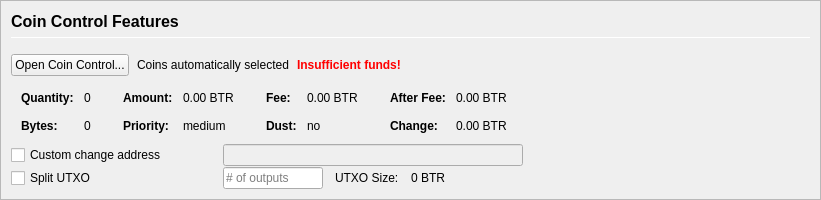
           <widget class="QFrame" name="frameCoinControl">
            <property name="sizePolicy">
             <sizepolicy hsizetype="Expanding" vsizetype="Expanding">
              <horstretch>0</horstretch>
              <verstretch>0</verstretch>
             </sizepolicy>
            </property>
            <property name="maximumSize">
             <size>
              <width>16777215</width>
              <height>16777215</height>
             </size>
            </property>
            <property name="frameShape">
             <enum>QFrame::StyledPanel</enum>
            </property>
            <property name="frameShadow">
             <enum>QFrame::Sunken</enum>
            </property>
            <layout class="QVBoxLayout" name="verticalLayoutCoinControl2">
             <property name="spacing">
              <number>0</number>
             </property>
             <property name="leftMargin">
              <number>0</number>
             </property>
             <property name="topMargin">
              <number>0</number>
             </property>
             <property name="rightMargin">
              <number>0</number>
             </property>
             <property name="bottomMargin">
              <number>0</number>
             </property>
             <item>
              <widget class="QFrame" name="frameCoinControl_BG">
               <layout class="QVBoxLayout" name="verticalLayoutCoinControl" stretch="0,0,0,0,0,0">
                <property name="spacing">
                 <number>1</number>
                </property>
                <property name="leftMargin">
                 <number>10</number>
                </property>
                <property name="topMargin">
                 <number>10</number>
                </property>
                <item>
                 <layout class="QHBoxLayout" name="horizontalLayoutCoinControl1">
                  <property name="bottomMargin">
                   <number>15</number>
                  </property>
                  <item>
                   <layout class="QVBoxLayout" name="verticalLayout_3">
                    <property name="spacing">
                     <number>6</number>
                    </property>
                    <item>
                     <widget class="QLabel" name="labelCoinControlFeatures">
                      <property name="sizePolicy">
                       <sizepolicy hsizetype="Preferred" vsizetype="Maximum">
                        <horstretch>0</horstretch>
                        <verstretch>0</verstretch>
                       </sizepolicy>
                      </property>
                      <property name="minimumSize">
                       <size>
                        <width>0</width>
                        <height>20</height>
                       </size>
                      </property>
                      <property name="font">
                       <font>
                        <pointsize>12</pointsize>
                        <weight>75</weight>
                        <bold>true</bold>
                       </font>
                      </property>
                      <property name="styleSheet">
                       <string notr="true">font-weight:bold;</string>
                      </property>
                      <property name="text">
                       <string>Coin Control Features</string>
                      </property>
                     </widget>
                    </item>
                    <item>
                     <widget class="Line" name="line">
                      <property name="minimumSize">
                       <size>
                        <width>0</width>
                        <height>1</height>
                       </size>
                      </property>
                      <property name="maximumSize">
                       <size>
                        <width>16777215</width>
                        <height>1</height>
                       </size>
                      </property>
                      <property name="orientation">
                       <enum>Qt::Horizontal</enum>
                      </property>
                     </widget>
                    </item>
                   </layout>
                  </item>
                 </layout>
                </item>
                <item>
                 <layout class="QHBoxLayout" name="horizontalLayoutCoinControl2" stretch="0,0,0,0">
                  <property name="spacing">
                   <number>8</number>
                  </property>
                  <property name="bottomMargin">
                   <number>10</number>
                  </property>
                  <item>
                   <widget class="QPushButton" name="pushButtonCoinControl">
                    <property name="styleSheet">
                     <string notr="true"/>
                    </property>
                    <property name="text">
                     <string>Open Coin Control...</string>
                    </property>
                    <property name="autoDefault">
                     <bool>false</bool>
                    </property>
                   </widget>
                  </item>
                  <item>
                   <widget class="QLabel" name="labelCoinControlAutomaticallySelected">
                    <property name="text">
                     <string>Coins automatically selected</string>
                    </property>
                    <property name="margin">
                     <number>5</number>
                    </property>
                   </widget>
                  </item>
                  <item>
                   <widget class="QLabel" name="labelCoinControlInsuffFunds">
                    <property name="font">
                     <font>
                      <weight>75</weight>
                      <bold>true</bold>
                     </font>
                    </property>
                    <property name="styleSheet">
                     <string notr="true">color:red;font-weight:bold;</string>
                    </property>
                    <property name="text">
                     <string>Insufficient funds!</string>
                    </property>
                    <property name="margin">
                     <number>5</number>
                    </property>
                   </widget>
                  </item>
                  <item>
                   <spacer name="horizontalSpacerCoinControl">
                    <property name="orientation">
                     <enum>Qt::Horizontal</enum>
                    </property>
                    <property name="sizeHint" stdset="0">
                     <size>
                      <width>40</width>
                      <height>1</height>
                     </size>
                    </property>
                   </spacer>
                  </item>
                 </layout>
                </item>
                <item>
                 <widget class="QWidget" name="widgetCoinControl" native="true">
                  <property name="sizePolicy">
                   <sizepolicy hsizetype="Preferred" vsizetype="Preferred">
                    <horstretch>0</horstretch>
                    <verstretch>0</verstretch>
                   </sizepolicy>
                  </property>
                  <property name="minimumSize">
                   <size>
                    <width>0</width>
                    <height>0</height>
                   </size>
                  </property>
                  <property name="styleSheet">
                   <string notr="true"/>
                  </property>
                  <layout class="QHBoxLayout" name="horizontalLayoutCoinControl5">
                   <property name="leftMargin">
                    <number>0</number>
                   </property>
                   <property name="topMargin">
                    <number>0</number>
                   </property>
                   <property name="rightMargin">
                    <number>0</number>
                   </property>
                   <property name="bottomMargin">
                    <number>0</number>
                   </property>
                   <item>
                    <layout class="QHBoxLayout" name="horizontalLayoutCoinControl3" stretch="0,0,0,1">
                     <property name="spacing">
                      <number>20</number>
                     </property>
                     <property name="topMargin">
                      <number>0</number>
                     </property>
                     <property name="bottomMargin">
                      <number>10</number>
                     </property>
                     <item>
                      <layout class="QFormLayout" name="formLayoutCoinControl1">
                       <property name="horizontalSpacing">
                        <number>10</number>
                       </property>
                       <property name="verticalSpacing">
                        <number>14</number>
                       </property>
                       <property name="leftMargin">
                        <number>10</number>
                       </property>
                       <property name="topMargin">
                        <number>4</number>
                       </property>
                       <property name="rightMargin">
                        <number>6</number>
                       </property>
                       <item row="0" column="0">
                        <widget class="QLabel" name="labelCoinControlQuantityText">
                         <property name="font">
                          <font>
                           <weight>75</weight>
                           <bold>true</bold>
                          </font>
                         </property>
                         <property name="text">
                          <string>Quantity:</string>
                         </property>
                         <property name="margin">
                          <number>0</number>
                         </property>
                        </widget>
                       </item>
                       <item row="0" column="1">
                        <widget class="QLabel" name="labelCoinControlQuantity">
                         <property name="cursor">
                          <cursorShape>IBeamCursor</cursorShape>
                         </property>
                         <property name="contextMenuPolicy">
                          <enum>Qt::ActionsContextMenu</enum>
                         </property>
                         <property name="text">
                          <string notr="true">0</string>
                         </property>
                         <property name="margin">
                          <number>0</number>
                         </property>
                         <property name="textInteractionFlags">
                          <set>Qt::LinksAccessibleByMouse|Qt::TextSelectableByKeyboard|Qt::TextSelectableByMouse</set>
                         </property>
                        </widget>
                       </item>
                       <item row="1" column="0">
                        <widget class="QLabel" name="labelCoinControlBytesText">
                         <property name="font">
                          <font>
                           <weight>75</weight>
                           <bold>true</bold>
                          </font>
                         </property>
                         <property name="text">
                          <string>Bytes:</string>
                         </property>
                        </widget>
                       </item>
                       <item row="1" column="1">
                        <widget class="QLabel" name="labelCoinControlBytes">
                         <property name="cursor">
                          <cursorShape>IBeamCursor</cursorShape>
                         </property>
                         <property name="contextMenuPolicy">
                          <enum>Qt::ActionsContextMenu</enum>
                         </property>
                         <property name="text">
                          <string notr="true">0</string>
                         </property>
                         <property name="textInteractionFlags">
                          <set>Qt::LinksAccessibleByMouse|Qt::TextSelectableByKeyboard|Qt::TextSelectableByMouse</set>
                         </property>
                        </widget>
                       </item>
                      </layout>
                     </item>
                     <item>
                      <layout class="QFormLayout" name="formLayoutCoinControl2">
                       <property name="horizontalSpacing">
                        <number>10</number>
                       </property>
                       <property name="verticalSpacing">
                        <number>14</number>
                       </property>
                       <property name="leftMargin">
                        <number>6</number>
                       </property>
                       <property name="topMargin">
                        <number>4</number>
                       </property>
                       <property name="rightMargin">
                        <number>6</number>
                       </property>
                       <item row="0" column="0">
                        <widget class="QLabel" name="labelCoinControlAmountText">
                         <property name="font">
                          <font>
                           <weight>75</weight>
                           <bold>true</bold>
                          </font>
                         </property>
                         <property name="text">
                          <string>Amount:</string>
                         </property>
                         <property name="margin">
                          <number>0</number>
                         </property>
                        </widget>
                       </item>
                       <item row="0" column="1">
                        <widget class="QLabel" name="labelCoinControlAmount">
                         <property name="cursor">
                          <cursorShape>IBeamCursor</cursorShape>
                         </property>
                         <property name="contextMenuPolicy">
                          <enum>Qt::ActionsContextMenu</enum>
                         </property>
                         <property name="text">
                          <string notr="true">0.00 BTR</string>
                         </property>
                         <property name="textInteractionFlags">
                          <set>Qt::LinksAccessibleByMouse|Qt::TextSelectableByKeyboard|Qt::TextSelectableByMouse</set>
                         </property>
                        </widget>
                       </item>
                       <item row="1" column="0">
                        <widget class="QLabel" name="labelCoinControlPriorityText">
                         <property name="font">
                          <font>
                           <weight>75</weight>
                           <bold>true</bold>
                          </font>
                         </property>
                         <property name="text">
                          <string>Priority:</string>
                         </property>
                        </widget>
                       </item>
                       <item row="1" column="1">
                        <widget class="QLabel" name="labelCoinControlPriority">
                         <property name="cursor">
                          <cursorShape>IBeamCursor</cursorShape>
                         </property>
                         <property name="contextMenuPolicy">
                          <enum>Qt::ActionsContextMenu</enum>
                         </property>
                         <property name="text">
                          <string>medium</string>
                         </property>
                         <property name="textInteractionFlags">
                          <set>Qt::LinksAccessibleByMouse|Qt::TextSelectableByKeyboard|Qt::TextSelectableByMouse</set>
                         </property>
                        </widget>
                       </item>
                      </layout>
                     </item>
                     <item>
                      <layout class="QFormLayout" name="formLayoutCoinControl3">
                       <property name="horizontalSpacing">
                        <number>10</number>
                       </property>
                       <property name="verticalSpacing">
                        <number>14</number>
                       </property>
                       <property name="leftMargin">
                        <number>6</number>
                       </property>
                       <property name="topMargin">
                        <number>4</number>
                       </property>
                       <property name="rightMargin">
                        <number>6</number>
                       </property>
                       <item row="0" column="0">
                        <widget class="QLabel" name="labelCoinControlFeeText">
                         <property name="font">
                          <font>
                           <weight>75</weight>
                           <bold>true</bold>
                          </font>
                         </property>
                         <property name="text">
                          <string>Fee:</string>
                         </property>
                         <property name="margin">
                          <number>0</number>
                         </property>
                        </widget>
                       </item>
                       <item row="0" column="1">
                        <widget class="QLabel" name="labelCoinControlFee">
                         <property name="cursor">
                          <cursorShape>IBeamCursor</cursorShape>
                         </property>
                         <property name="contextMenuPolicy">
                          <enum>Qt::ActionsContextMenu</enum>
                         </property>
                         <property name="text">
                          <string notr="true">0.00 BTR</string>
                         </property>
                         <property name="textInteractionFlags">
                          <set>Qt::LinksAccessibleByMouse|Qt::TextSelectableByKeyboard|Qt::TextSelectableByMouse</set>
                         </property>
                        </widget>
                       </item>
                       <item row="1" column="0">
                        <widget class="QLabel" name="labelCoinControlLowOutputText">
                         <property name="font">
                          <font>
                           <weight>75</weight>
                           <bold>true</bold>
                          </font>
                         </property>
                         <property name="text">
                          <string>Dust:</string>
                         </property>
                        </widget>
                       </item>
                       <item row="1" column="1">
                        <widget class="QLabel" name="labelCoinControlLowOutput">
                         <property name="cursor">
                          <cursorShape>IBeamCursor</cursorShape>
                         </property>
                         <property name="contextMenuPolicy">
                          <enum>Qt::ActionsContextMenu</enum>
                         </property>
                         <property name="text">
                          <string>no</string>
                         </property>
                         <property name="textInteractionFlags">
                          <set>Qt::LinksAccessibleByMouse|Qt::TextSelectableByKeyboard|Qt::TextSelectableByMouse</set>
                         </property>
                        </widget>
                       </item>
                      </layout>
                     </item>
                     <item>
                      <layout class="QFormLayout" name="formLayoutCoinControl4">
                       <property name="horizontalSpacing">
                        <number>10</number>
                       </property>
                       <property name="verticalSpacing">
                        <number>14</number>
                       </property>
                       <property name="leftMargin">
                        <number>6</number>
                       </property>
                       <property name="topMargin">
                        <number>4</number>
                       </property>
                       <property name="rightMargin">
                        <number>6</number>
                       </property>
                       <item row="0" column="0">
                        <widget class="QLabel" name="labelCoinControlAfterFeeText">
                         <property name="font">
                          <font>
                           <weight>75</weight>
                           <bold>true</bold>
                          </font>
                         </property>
                         <property name="text">
                          <string>After Fee:</string>
                         </property>
                         <property name="margin">
                          <number>0</number>
                         </property>
                        </widget>
                       </item>
                       <item row="0" column="1">
                        <widget class="QLabel" name="labelCoinControlAfterFee">
                         <property name="cursor">
                          <cursorShape>IBeamCursor</cursorShape>
                         </property>
                         <property name="contextMenuPolicy">
                          <enum>Qt::ActionsContextMenu</enum>
                         </property>
                         <property name="text">
                          <string notr="true">0.00 BTR</string>
                         </property>
                         <property name="textInteractionFlags">
                          <set>Qt::LinksAccessibleByMouse|Qt::TextSelectableByKeyboard|Qt::TextSelectableByMouse</set>
                         </property>
                        </widget>
                       </item>
                       <item row="1" column="0">
                        <widget class="QLabel" name="labelCoinControlChangeText">
                         <property name="font">
                          <font>
                           <weight>75</weight>
                           <bold>true</bold>
                          </font>
                         </property>
                         <property name="text">
                          <string>Change:</string>
                         </property>
                        </widget>
                       </item>
                       <item row="1" column="1">
                        <widget class="QLabel" name="labelCoinControlChange">
                         <property name="cursor">
                          <cursorShape>IBeamCursor</cursorShape>
                         </property>
                         <property name="contextMenuPolicy">
                          <enum>Qt::ActionsContextMenu</enum>
                         </property>
                         <property name="text">
                          <string notr="true">0.00 BTR</string>
                         </property>
                         <property name="textInteractionFlags">
                          <set>Qt::LinksAccessibleByMouse|Qt::TextSelectableByKeyboard|Qt::TextSelectableByMouse</set>
                         </property>
                        </widget>
                       </item>
                      </layout>
                     </item>
                    </layout>
                   </item>
                  </layout>
                 </widget>
                </item>
                <item>
                 <layout class="QHBoxLayout" name="horizontalLayoutCoinControl4">
                  <property name="spacing">
                   <number>12</number>
                  </property>
                  <property name="sizeConstraint">
                   <enum>QLayout::SetDefaultConstraint</enum>
                  </property>
                  <property name="topMargin">
                   <number>0</number>
                  </property>
                  <property name="rightMargin">
                   <number>0</number>
                  </property>
                  <item>
                   <widget class="QCheckBox" name="checkBoxCoinControlChange">
                    <property name="sizePolicy">
                     <sizepolicy hsizetype="Preferred" vsizetype="Preferred">
                      <horstretch>0</horstretch>
                      <verstretch>0</verstretch>
                     </sizepolicy>
                    </property>
                    <property name="minimumSize">
                     <size>
                      <width>200</width>
                      <height>0</height>
                     </size>
                    </property>
                    <property name="maximumSize">
                     <size>
                      <width>200</width>
                      <height>16777215</height>
                     </size>
                    </property>
                    <property name="toolTip">
                     <string>If this is activated, but the change address is empty or invalid, change will be sent to a newly generated address.</string>
                    </property>
                    <property name="text">
                     <string>Custom change address</string>
                    </property>
                   </widget>
                  </item>
                  <item>
                   <widget class="QValidatedLineEdit" name="lineEditCoinControlChange">
                    <property name="enabled">
                     <bool>false</bool>
                    </property>
                    <property name="sizePolicy">
                     <sizepolicy hsizetype="Preferred" vsizetype="Preferred">
                      <horstretch>0</horstretch>
                      <verstretch>0</verstretch>
                     </sizepolicy>
                    </property>
                    <property name="minimumSize">
                     <size>
                      <width>300</width>
                      <height>0</height>
                     </size>
                    </property>
                   </widget>
                  </item>
                  <item>
                   <widget class="QLabel" name="labelCoinControlChangeLabel">
                    <property name="sizePolicy">
                     <sizepolicy hsizetype="Preferred" vsizetype="Preferred">
                      <horstretch>0</horstretch>
                      <verstretch>0</verstretch>
                     </sizepolicy>
                    </property>
                    <property name="minimumSize">
                     <size>
                      <width>100</width>
                      <height>0</height>
                     </size>
                    </property>
                    <property name="text">
                     <string/>
                    </property>
                    <property name="margin">
                     <number>3</number>
                    </property>
                   </widget>
                  </item>
                 </layout>
                </item>
                <item>
                 <layout class="QHBoxLayout" name="horizontalLayoutCoinControl6">
                  <property name="spacing">
                   <number>12</number>
                  </property>
                  <property name="rightMargin">
                   <number>0</number>
                  </property>
                  <item>
                   <widget class="QCheckBox" name="splitBlockCheckBox">
                    <property name="sizePolicy">
                     <sizepolicy hsizetype="Preferred" vsizetype="Preferred">
                      <horstretch>0</horstretch>
                      <verstretch>0</verstretch>
                     </sizepolicy>
                    </property>
                    <property name="minimumSize">
                     <size>
                      <width>200</width>
                      <height>0</height>
                     </size>
                    </property>
                    <property name="maximumSize">
                     <size>
                      <width>200</width>
                      <height>16777215</height>
                     </size>
                    </property>
                    <property name="text">
                     <string>Split UTXO</string>
                    </property>
                   </widget>
                  </item>
                  <item>
                   <widget class="QLineEdit" name="splitBlockLineEdit">
                    <property name="sizePolicy">
                     <sizepolicy hsizetype="Preferred" vsizetype="Preferred">
                      <horstretch>50</horstretch>
                      <verstretch>0</verstretch>
                     </sizepolicy>
                    </property>
                    <property name="minimumSize">
                     <size>
                      <width>100</width>
                      <height>0</height>
                     </size>
                    </property>
                    <property name="maximumSize">
                     <size>
                      <width>100</width>
                      <height>16777215</height>
                     </size>
                    </property>
                    <property name="placeholderText">
                     <string># of outputs</string>
                    </property>
                   </widget>
                  </item>
                  <item>
                   <widget class="QLabel" name="labelBlockSizeText">
                    <property name="text">
                     <string>UTXO Size:</string>
                    </property>
                   </widget>
                  </item>
                  <item>
                   <widget class="QLabel" name="labelBlockSize">
                    <property name="text">
                     <string>0 BTR</string>
                    </property>
                   </widget>
                  </item>
                  <item>
                   <spacer name="horizontalSpacer_7">
                    <property name="orientation">
                     <enum>Qt::Horizontal</enum>
                    </property>
                    <property name="sizeHint" stdset="0">
                     <size>
                      <width>40</width>
                      <height>20</height>
                     </size>
                    </property>
                   </spacer>
                  </item>
                 </layout>
                </item>
                <item>
                 <spacer name="verticalSpacerCoinControl">
                  <property name="orientation">
                   <enum>Qt::Vertical</enum>
                  </property>
                  <property name="sizeHint" stdset="0">
                   <size>
                    <width>800</width>
                    <height>1</height>
                   </size>
                  </property>
                 </spacer>
                </item>
               </layout>
              </widget>
             </item>
            </layout>
           </widget>
